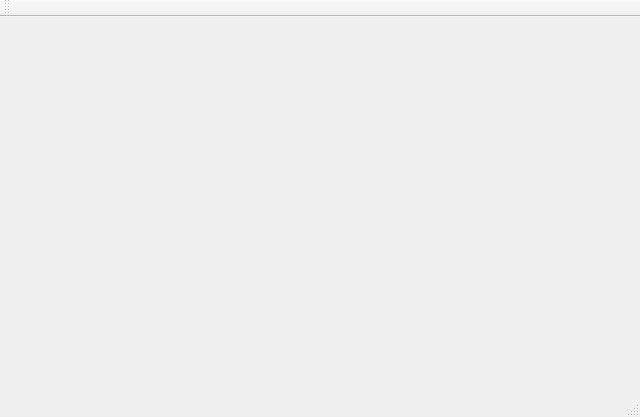
<?xml version="1.0" encoding="UTF-8"?>
<ui version="4.0">
 <class>MainWindow</class>
 <widget class="QMainWindow" name="MainWindow">
  <property name="geometry">
   <rect>
    <x>0</x>
    <y>0</y>
    <width>640</width>
    <height>417</height>
   </rect>
  </property>
  <property name="windowTitle">
   <string>MainWindow</string>
  </property>
  <widget class="QWidget" name="centralWidget"/>
  <widget class="QMenuBar" name="menuBar">
   <property name="geometry">
    <rect>
     <x>0</x>
     <y>0</y>
     <width>640</width>
     <height>22</height>
    </rect>
   </property>
  </widget>
  <widget class="QToolBar" name="mainToolBar">
   <attribute name="toolBarArea">
    <enum>TopToolBarArea</enum>
   </attribute>
   <attribute name="toolBarBreak">
    <bool>false</bool>
   </attribute>
  </widget>
  <widget class="QStatusBar" name="statusBar"/>
 </widget>
 <layoutdefault spacing="6" margin="11"/>
 <resources/>
 <connections/>
</ui>
